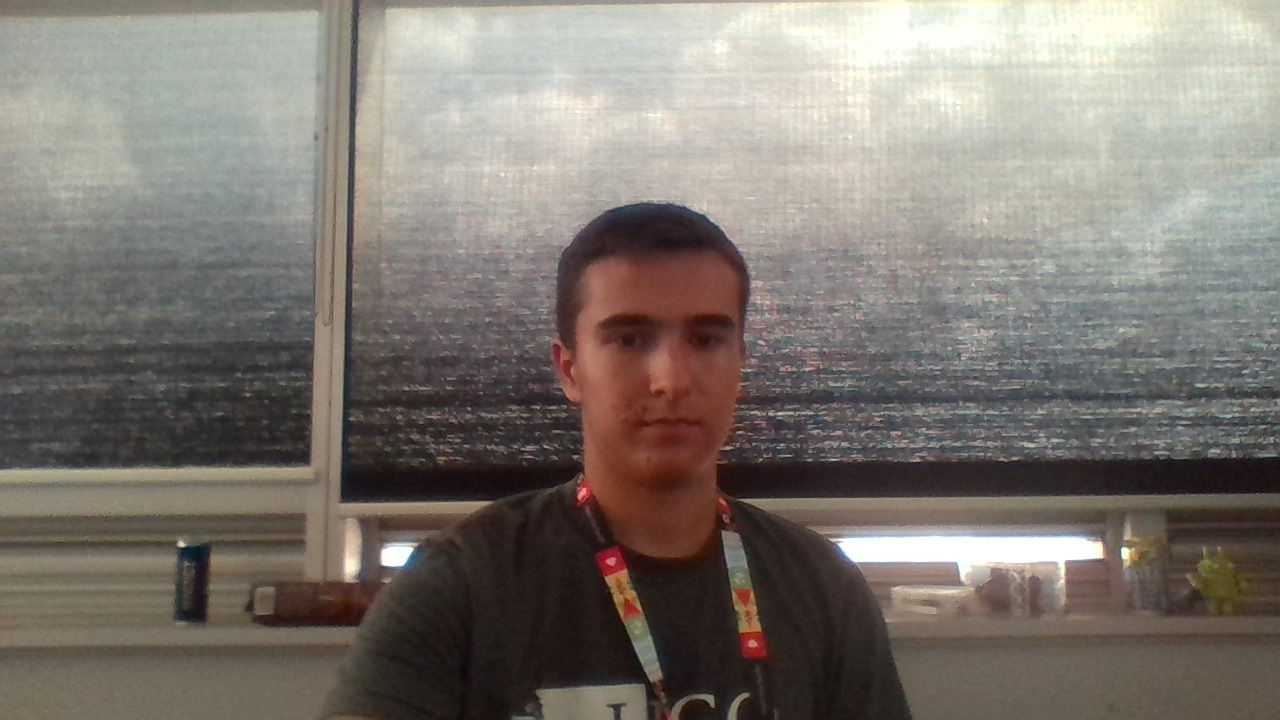
#> input picture Testing/ori2.jpg, 1280 x 720 px, given in place of the camera
$ python TrackingTest.py   (older library calls are emulated)
#> lines starting #> are read from the running program, lines starting #| are printed output that depends on the picture; after the words box and inside, x2 and y2 are one past the last pixel; in counts of white or black regions, pixels touching at a corner belong together
#> further down, img is the input picture: shape (720, 1280, 3); mean B, G, R 113.2, 120.4, 126.9
import numpy as np
import cv2

cap = cv2.VideoCapture(0)
cv2.namedWindow("original")
firstLoop = True

def getCoords(img2):

    blur = cv2.blur(img2, (10,10))
    hsv = cv2.cvtColor(blur, cv2.COLOR_BGR2HSV)
#> hsv: shape (720, 1280, 3); mean H, S, V 39, 39, 128.4
    mask = cv2.inRange(hsv, (40, 40, 0), (80, 255,255))
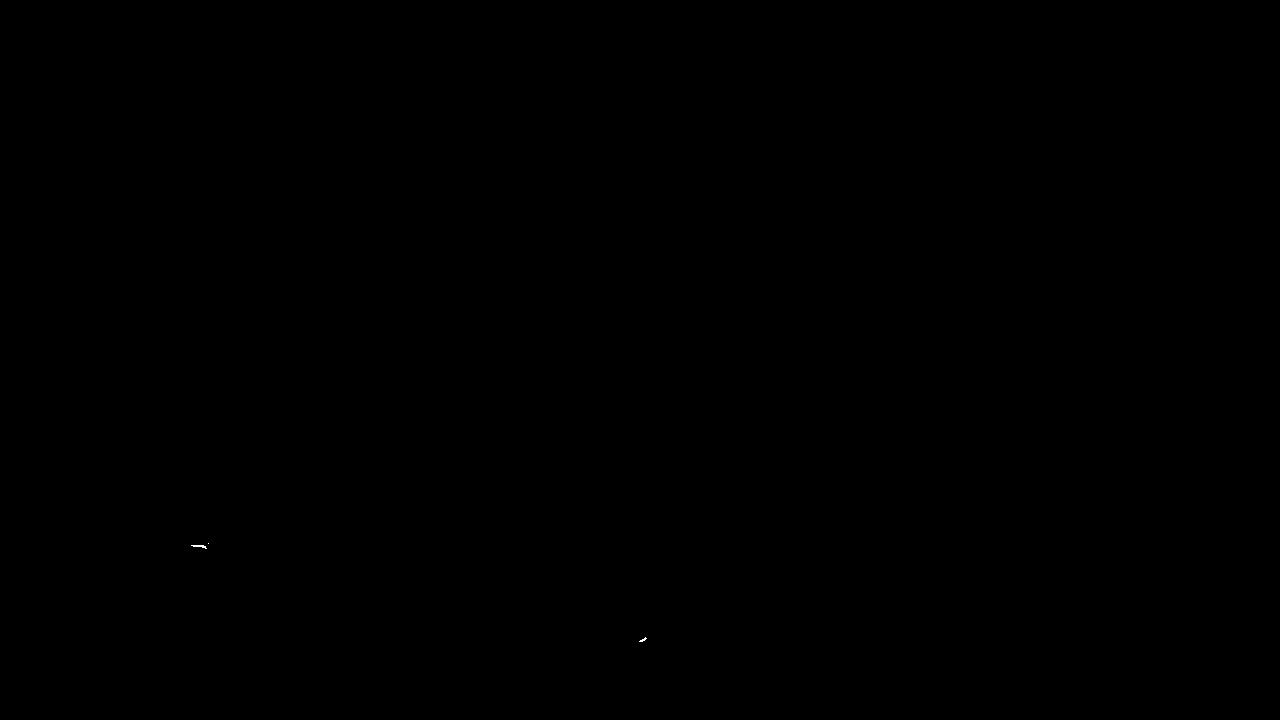
#> mask: shape (720, 1280); 0.01% white in thin lines or dots, all inside (x1, y1, x2, y2) = (191, 543, 647, 642)
    conts, contours, hierarchy = cv2.findContours(mask, cv2.RETR_TREE, cv2.CHAIN_APPROX_SIMPLE)
#> contours = 3 contours, all with area under 20

    for cnt in contours:
        area = cv2.contourArea(cnt)
        if (area > 2000):
            return  cv2.boundingRect(cnt)
#> this loop made 3 passes
#> area on passes 1 to 2: 9, 15.5
#> (cnt, area) on pass 3: ([[208, 543]], 0)

    return -1,0,0,0

try:
    while(True):

        ret, img = cap.read()

        if (not ret):
            break

        xo,yo,wo,ho = getCoords(img)
#> xo = -1; yo = 0; wo = 0; ho = 0

        wi = np.size(img, 1)
#> wi = 1280
        hi = np.size(img, 0)
#> hi = 720

        frameSize = 500
        ratio = 0.75
        fx = frameSize
        fy = ratio*frameSize

        cx = int(xo+(wo/2))
#> cx = -1
        cy = int(yo+(ho/2))
#> cy = 0

        #default to center
        if (firstLoop is True):
            x = (wi-fx)/2
#> x = 390
            y = (hi-fy)/2
#> y = 172.5
            firstLoop = False

        if (xo > -1):
            cv2.rectangle(img,(xo,yo),(xo+wo,yo+ho),(0,0,255),2)
            cv2.circle(img,(cx, cy), 1, (0,0,255), -1)
            #cv2.drawContours(img, contours, -1, (0,255,0), 3)
            x = cx-(fx/2)
            y = cy-(fy/2)
            if (x < 0):
                x = 0
            if (x > (wi-fx)):
                x = wi-fx
            if (y < 0):
                y = 0
            if (y > (hi-fy)):
                y = hi-fy

        print(y,y+fy, x, x+fx)
#| 172.5 547.5 390.0 890.0
        img = img[int(y):int(y+fy), int(x):int(x+fx)]
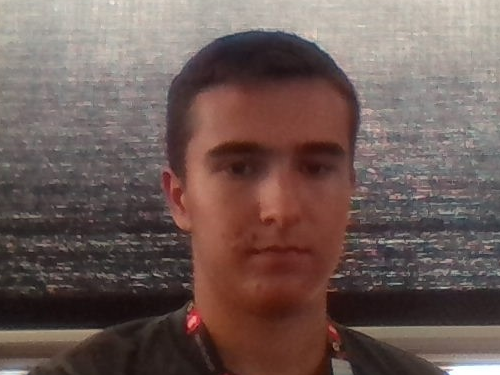
#> img: shape (375, 500, 3); mean B, G, R 86.8, 91.3, 110.4
        #img = img[90:390, 120:520]
        cv2.imshow('original', img)

        if cv2.waitKey(33) == 27:
#> (key Esc is pressed here)
            break

    cap.release()
    cv2.destroyAllWindows()

except:
    pass

$ run again, on Testing/rot2.jpg
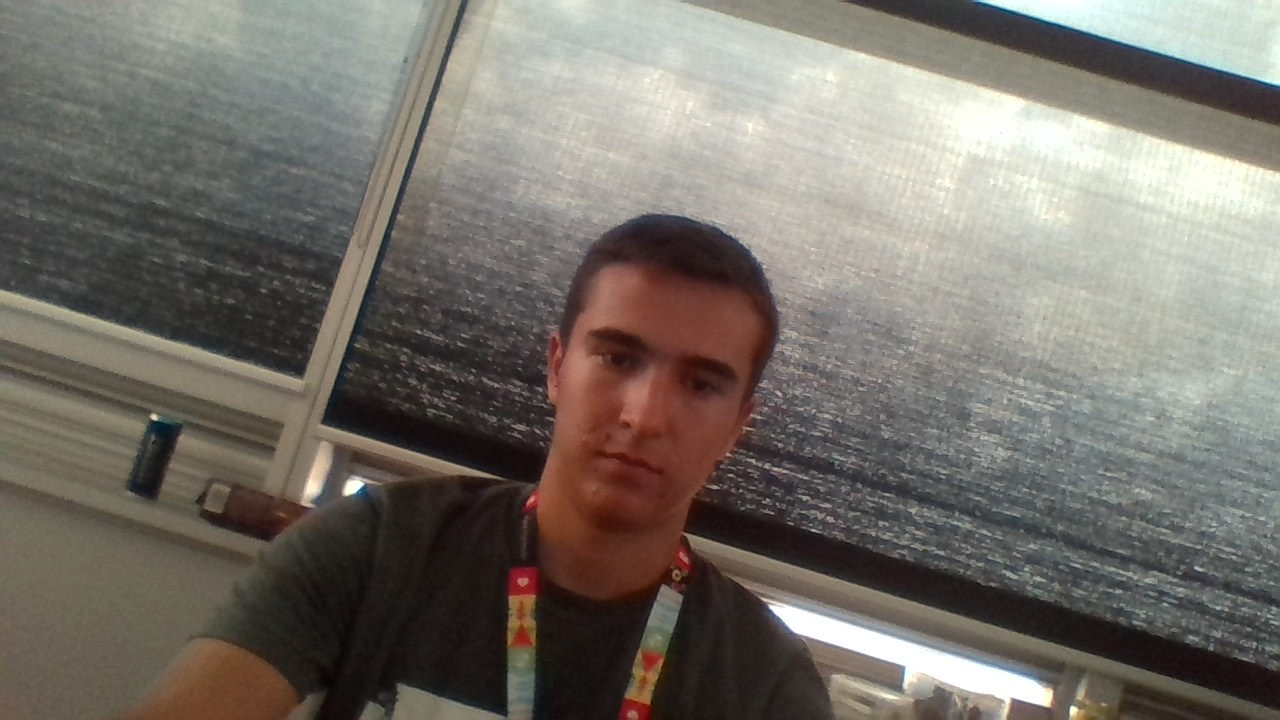
#> input picture Testing/rot2.jpg, 1280 x 720 px, given in place of the camera
#> img is the input picture: shape (720, 1280, 3); mean B, G, R 106.2, 113.7, 119
#> hsv: shape (720, 1280, 3); mean H, S, V 39.3, 41.9, 121.3
#> mask: shape (720, 1280); 0.05% white; 11 white regions (9 under 20 px)
#> contours = 12 contours, 10 with area under 20; largest, box (x1, y1, x2, y2) and area: (507, 664, 546, 681) 249, (648, 628, 673, 645) 131
#> the loop in getCoords, `for cnt in contours:` made 12 passes
#> area on passes 3, 7: 249, 131
#> xo = -1; yo = 0
#> wi = 1280
#> hi = 720
#> cx = -1
#> cy = 0
#> x = 390
#> y = 172.5
#| 172.5 547.5 390.0 890.0
#> `img = img[int(y):int(y+fy), int(x):int(x+fx)]`:
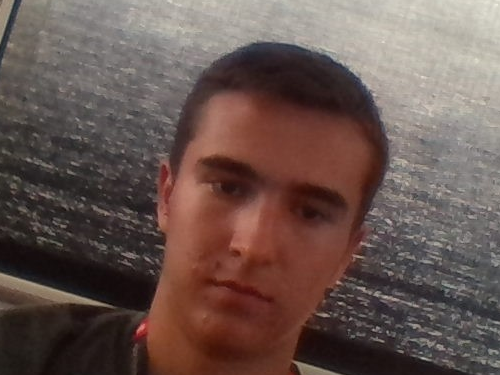
#> img: shape (375, 500, 3); mean B, G, R 79.4, 84.9, 104

$ run again, on Testing/rotated.jpg
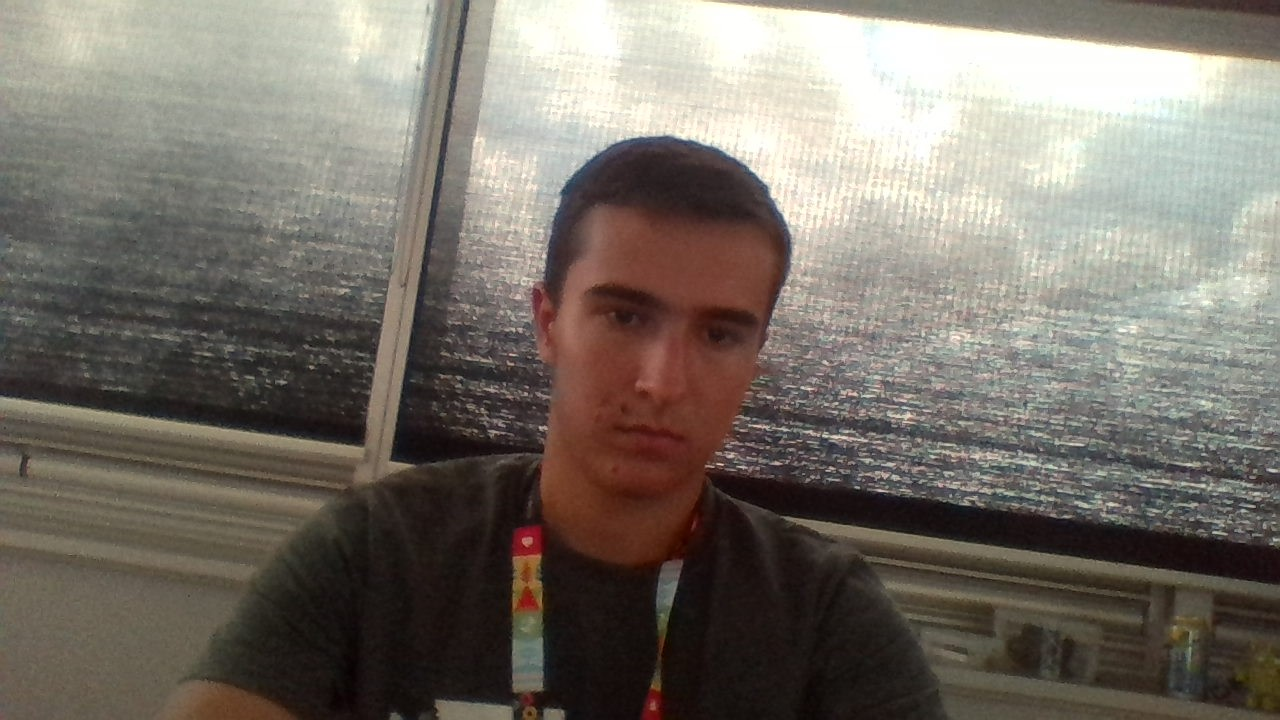
#> input picture Testing/rotated.jpg, 1280 x 720 px, given in place of the camera
#> img is the input picture: shape (720, 1280, 3); mean B, G, R 104.5, 113.2, 120
#> in getCoords, `blur = cv2.blur(img2, (10,10))`:
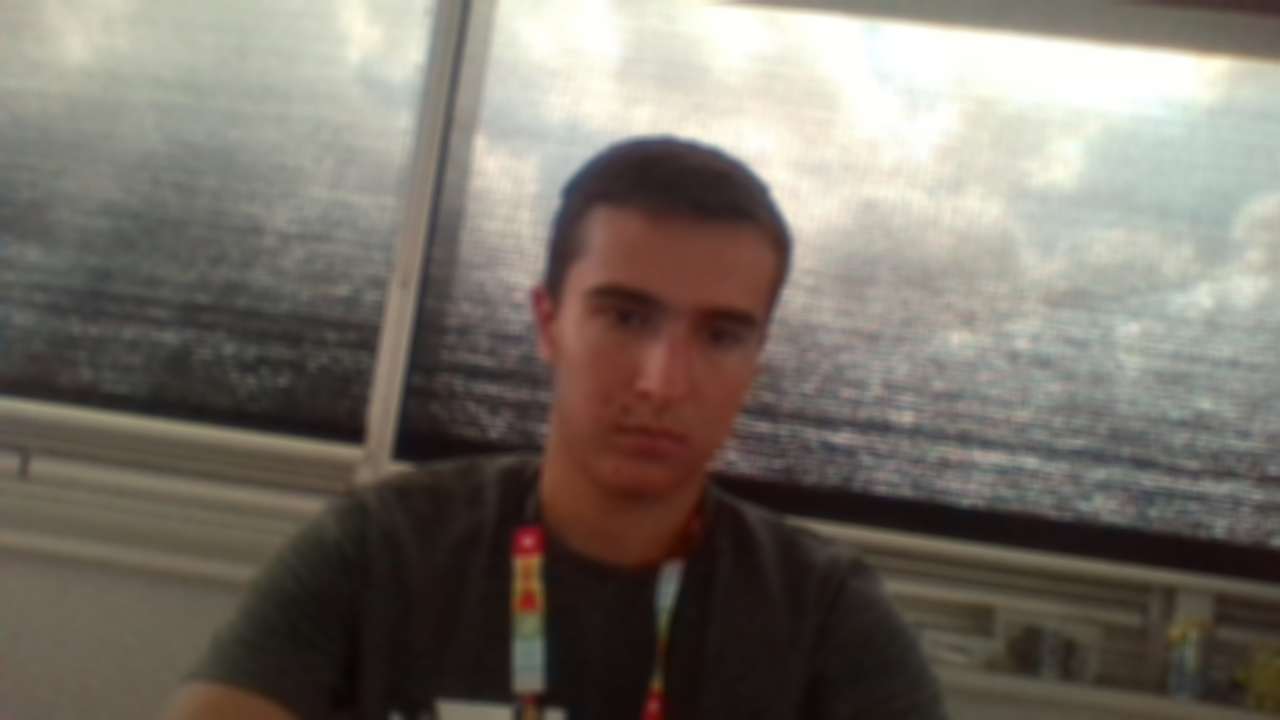
#> blur: shape (720, 1280, 3); mean B, G, R 104.6, 113.3, 120
#> hsv: shape (720, 1280, 3); mean H, S, V 30.6, 49, 121.2
#> mask: shape (720, 1280); 0.04% white; 8 white regions (5 under 20 px)
#> contours = 9 contours, 6 with area under 20; largest, box (x1, y1, x2, y2) and area: (515, 630, 553, 644) 218, (656, 607, 669, 617) 46, (1186, 662, 1194, 675) 20
#> the loop in getCoords, `for cnt in contours:` made 9 passes
#> area on passes 2, 7, 8: 20, 218.5, 45.5
#> xo = -1; yo = 0
#> wi = 1280
#> hi = 720
#> cx = -1
#> cy = 0
#> x = 390
#> y = 172.5
#| 172.5 547.5 390.0 890.0
#> `img = img[int(y):int(y+fy), int(x):int(x+fx)]`:
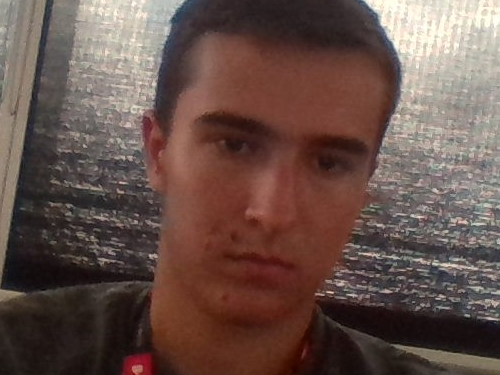
#> img: shape (375, 500, 3); mean B, G, R 73.8, 80.8, 102.9

$ run again, on Testing/still.jpg
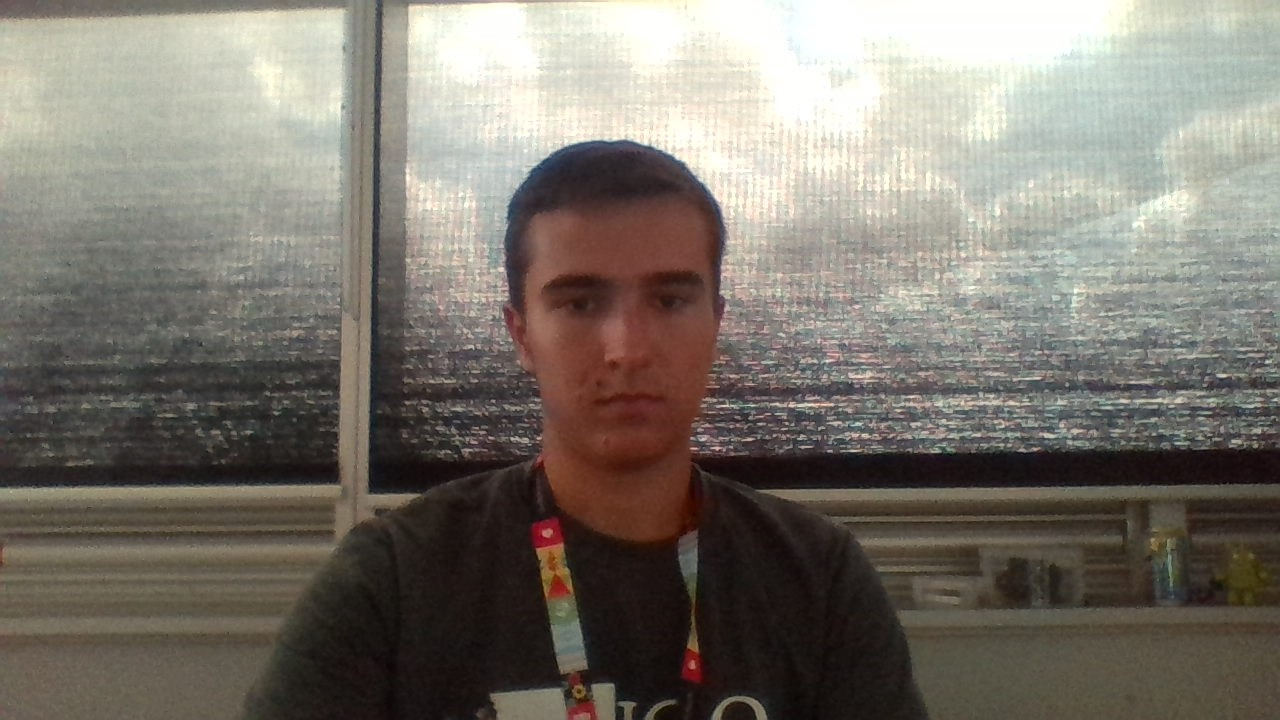
#> input picture Testing/still.jpg, 1280 x 720 px, given in place of the camera
#> img is the input picture: shape (720, 1280, 3); mean B, G, R 109.1, 117.9, 123.7
#> in getCoords, `blur = cv2.blur(img2, (10,10))`:
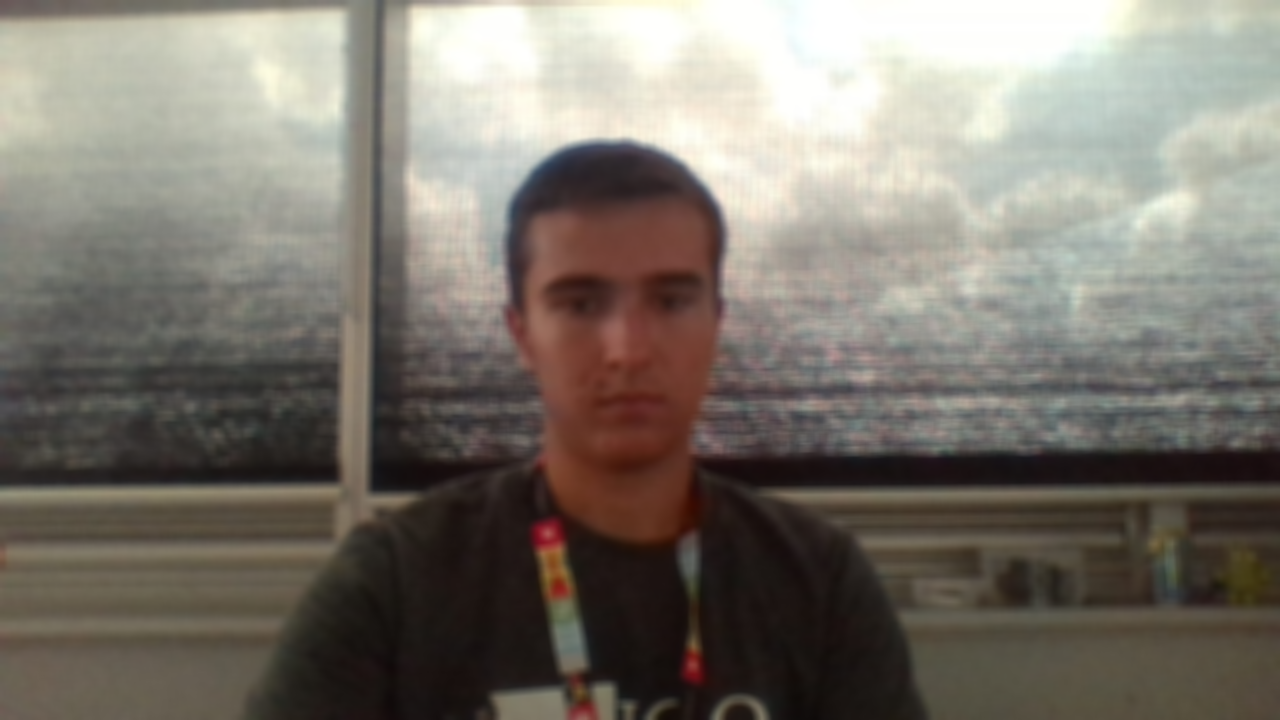
#> blur: shape (720, 1280, 3); mean B, G, R 109.2, 118, 123.8
#> hsv: shape (720, 1280, 3); mean H, S, V 31.9, 45.8, 125.2
#> mask: shape (720, 1280); 0.04% white; 9 white regions (6 under 20 px)
#> contours = 11 contours, 9 with area under 20; largest, box (x1, y1, x2, y2) and area: (555, 616, 583, 628) 165, (1163, 563, 1177, 586) 120
#> the loop in getCoords, `for cnt in contours:` made 11 passes
#> area on passes 2, 8: 165, 120.5
#> xo = -1; yo = 0
#> wi = 1280
#> hi = 720
#> cx = -1
#> cy = 0
#> x = 390
#> y = 172.5
#| 172.5 547.5 390.0 890.0
#> `img = img[int(y):int(y+fy), int(x):int(x+fx)]`:
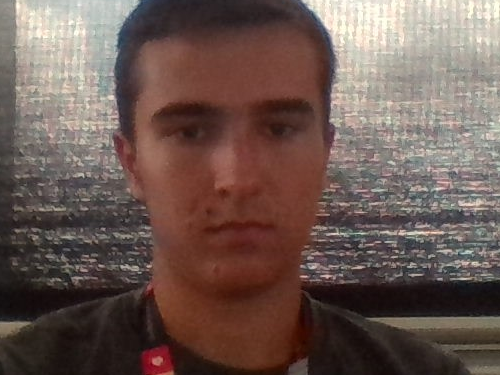
#> img: shape (375, 500, 3); mean B, G, R 81.9, 88.6, 108.5
